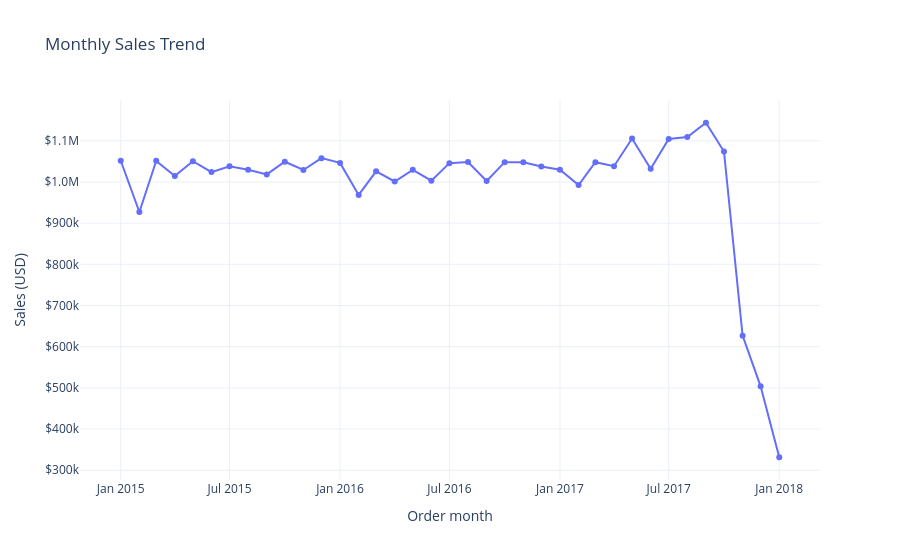

The cell this chart's notebook holds for it:
### Code cell
fig = px.line(
    monthly_sales,
    x='Period',
    y='Total_Sales',
    markers=True,
    title='Monthly Sales Trend',
    labels={'Period': 'Order month', 'Total_Sales': 'Sales (USD)'},
)
fig.update_layout(template='plotly_white', hovermode='x unified')
fig.update_yaxes(tickprefix='$', tickformat=',.2s')
fig.show()

### Figure 1 — Plotly figure (JSON) as saved in the notebook; plotly's stock layout.template omitted (floating-point values rounded to 4 significant figures)
{"data": [{"hovertemplate": "Order month=%{x}<br>Sales (USD)=%{y}<extra></extra>", "legendgroup": "", "line": {"color": "#636efa", "dash": "solid"}, "marker": {"symbol": "circle"}, "mode": "lines+markers", "name": "", "orientation": "v", "showlegend": false, "type": "scatter", "x": ["2015-01-01T00:00:00", "2015-02-01T00:00:00", "2015-03-01T00:00:00", "2015-04-01T00:00:00", "2015-05-01T00:00:00", "2015-06-01T00:00:00", "2015-07-01T00:00:00", "2015-08-01T00:00:00", "2015-09-01T00:00:00", "2015-10-01T00:00:00", "2015-11-01T00:00:00", "2015-12-01T00:00:00", "2016-01-01T00:00:00", "2016-02-01T00:00:00", "2016-03-01T00:00:00", "2016-04-01T00:00:00", "2016-05-01T00:00:00", "2016-06-01T00:00:00", "2016-07-01T00:00:00", "2016-08-01T00:00:00", "2016-09-01T00:00:00", "2016-10-01T00:00:00", "2016-11-01T00:00:00", "2016-12-01T00:00:00", "2017-01-01T00:00:00", "2017-02-01T00:00:00", "2017-03-01T00:00:00", "2017-04-01T00:00:00", "2017-05-01T00:00:00", "2017-06-01T00:00:00", "2017-07-01T00:00:00", "2017-08-01T00:00:00", "2017-09-01T00:00:00", "2017-10-01T00:00:00", "2017-11-01T00:00:00", "2017-12-01T00:00:00", "2018-01-01T00:00:00"], "xaxis": "x", "y": [1052000.0, 927000.0, 1051000.0, 1014000.0, 1050000.0, 1024000.0, 1038000.0, 1029000.0, 1018000.0, 1049000.0, 1029000.0, 1058000.0, 1046000.0, 968500.0, 1026000.0, 1001000.0, 1029000.0, 1003000.0, 1046000.0, 1048000.0, 1002000.0, 1048000.0, 1048000.0, 1037000.0, 1030000.0, 992500.0, 1048000.0, 1038000.0, 1105000.0, 1032000.0, 1104000.0, 1109000.0, 1144000.0, 1074000.0, 626900.0, 503900.0, 331700.0], "yaxis": "y"}], "layout": {"hovermode": "x unified", "legend": {"tracegroupgap": 0}, "title": {"text": "Monthly Sales Trend"}, "xaxis": {"anchor": "y", "domain": [0, 1], "title": {"text": "Order month"}}, "yaxis": {"anchor": "x", "domain": [0, 1], "tickformat": ",.2s", "tickprefix": "$", "title": {"text": "Sales (USD)"}}}}
